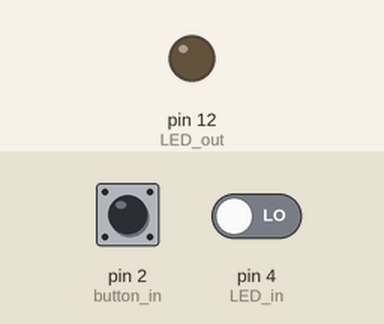
The sketch below on a simulated Arduino Uno, built with avr-gcc and run on an emulated ATmega328P. On the bench: output pins drawn as LEDs (lit = HIGH). The test bench sets the inputs (shaded band); at power-on: pin 2 (button_in) LOW, pin 4 (LED_in) LOW.

Above: at 1.2 s.
1.3 s: pin 2 (button_in) pulled HIGH for 0.15 s
At 2.6 s:
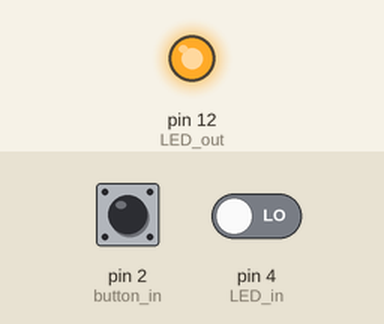
Timing chart, 0 to 4.3 s (numbered marks = the images above; inputs shaded):
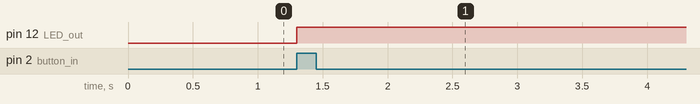

Measured:
- after the input at 1.3 s, pin 12 (LED_out): LOW → HIGH at once

The sketch:

toggle_button.ino
```cpp
void setup() {
  // put your setup code here, to run once:
  pinMode(12, OUTPUT); // LED out
  pinMode(2, INPUT);   // button in
  pinMode(4, INPUT);   // LED in
}

void loop() {
  // put your main code here, to run repeatedly:
  if(digitalRead(2) == HIGH) {       // if button pressed...
    if (digitalRead(4) == HIGH) {    // & LED on
      digitalWrite(12, LOW);         // turn LED off
    }
    else {                           // & LED off
      digitalWrite(12, HIGH);        // turn LED on
    }

    while(digitalRead(2) == HIGH) {  // while button held down
      delay(100);                    // pause program to prevent feedback loop/LED blinking
    }
  }
}
```
